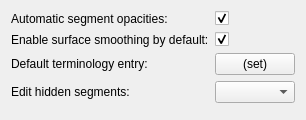
<?xml version="1.0" encoding="UTF-8"?>
<ui version="4.0">
 <class>qCjyxSegmentationsSettingsPanel</class>
 <widget class="ctkSettingsPanel" name="qCjyxSegmentationsSettingsPanel">
  <property name="geometry">
   <rect>
    <x>0</x>
    <y>0</y>
    <width>292</width>
    <height>113</height>
   </rect>
  </property>
  <property name="windowTitle">
   <string>SegmentationsSettingsPanel</string>
  </property>
  <layout class="QFormLayout" name="formLayout">
   <item row="0" column="0">
    <widget class="QLabel" name="AutoOpacitiesLabel">
     <property name="toolTip">
      <string>Automatically set opacities of the segments when loading from file based on which contains which, so that no segment obscures another</string>
     </property>
     <property name="text">
      <string>Automatic segment opacities:</string>
     </property>
    </widget>
   </item>
   <item row="0" column="1">
    <widget class="QCheckBox" name="AutoOpacitiesCheckBox">
     <property name="toolTip">
      <string>Automatically set opacities of the segments when loading from file based on which contains which, so that no segment obscures another</string>
     </property>
     <property name="text">
      <string/>
     </property>
     <property name="checked">
      <bool>true</bool>
     </property>
    </widget>
   </item>
   <item row="4" column="0" colspan="2">
    <spacer name="verticalSpacer">
     <property name="orientation">
      <enum>Qt::Vertical</enum>
     </property>
     <property name="sizeHint" stdset="0">
      <size>
       <width>20</width>
       <height>40</height>
      </size>
     </property>
    </spacer>
   </item>
   <item row="1" column="0">
    <widget class="QLabel" name="SurfaceSmoothingLabel">
     <property name="toolTip">
      <string>Automatically set opacities of the segments when loading from file based on which contains which, so that no segment obscures another</string>
     </property>
     <property name="text">
      <string>Enable surface smoothing by default:</string>
     </property>
    </widget>
   </item>
   <item row="1" column="1">
    <widget class="QCheckBox" name="SurfaceSmoothingCheckBox">
     <property name="toolTip">
      <string>Enable surface smoothing during binary labelmap to closed surface conversion in new segmentations. Smoothing improves appearance in 3D views and exported models but makes segment editing considerably slower.</string>
     </property>
     <property name="text">
      <string/>
     </property>
     <property name="checked">
      <bool>true</bool>
     </property>
    </widget>
   </item>
   <item row="2" column="0">
    <widget class="QLabel" name="label">
     <property name="text">
      <string>Default terminology entry:</string>
     </property>
    </widget>
   </item>
   <item row="2" column="1">
    <widget class="ctkPushButton" name="EditDefaultTerminologyEntryPushButton">
     <property name="toolTip">
      <string>This terminology will be used by default for new segments in an empty segmentation.</string>
     </property>
     <property name="text">
      <string>(set)</string>
     </property>
    </widget>
   </item>
   <item row="3" column="0">
    <widget class="QLabel" name="label_2">
     <property name="text">
      <string>Edit hidden segments: </string>
     </property>
    </widget>
   </item>
   <item row="3" column="1">
    <widget class="ctkComboBox" name="AllowEditingHiddenSegmentComboBox">
     <property name="toolTip">
      <string>This option controls what the application should do if the user edits a segment that is currently not visible. It is meant to prevent unintentional changes to hidden segments.</string>
     </property>
    </widget>
   </item>
  </layout>
 </widget>
 <customwidgets>
  <customwidget>
   <class>ctkComboBox</class>
   <extends>QComboBox</extends>
   <header>ctkComboBox.h</header>
  </customwidget>
  <customwidget>
   <class>ctkPushButton</class>
   <extends>QPushButton</extends>
   <header>ctkPushButton.h</header>
  </customwidget>
  <customwidget>
   <class>ctkSettingsPanel</class>
   <extends>QWidget</extends>
   <header>ctkSettingsPanel.h</header>
   <container>1</container>
  </customwidget>
 </customwidgets>
 <resources/>
 <connections/>
</ui>
